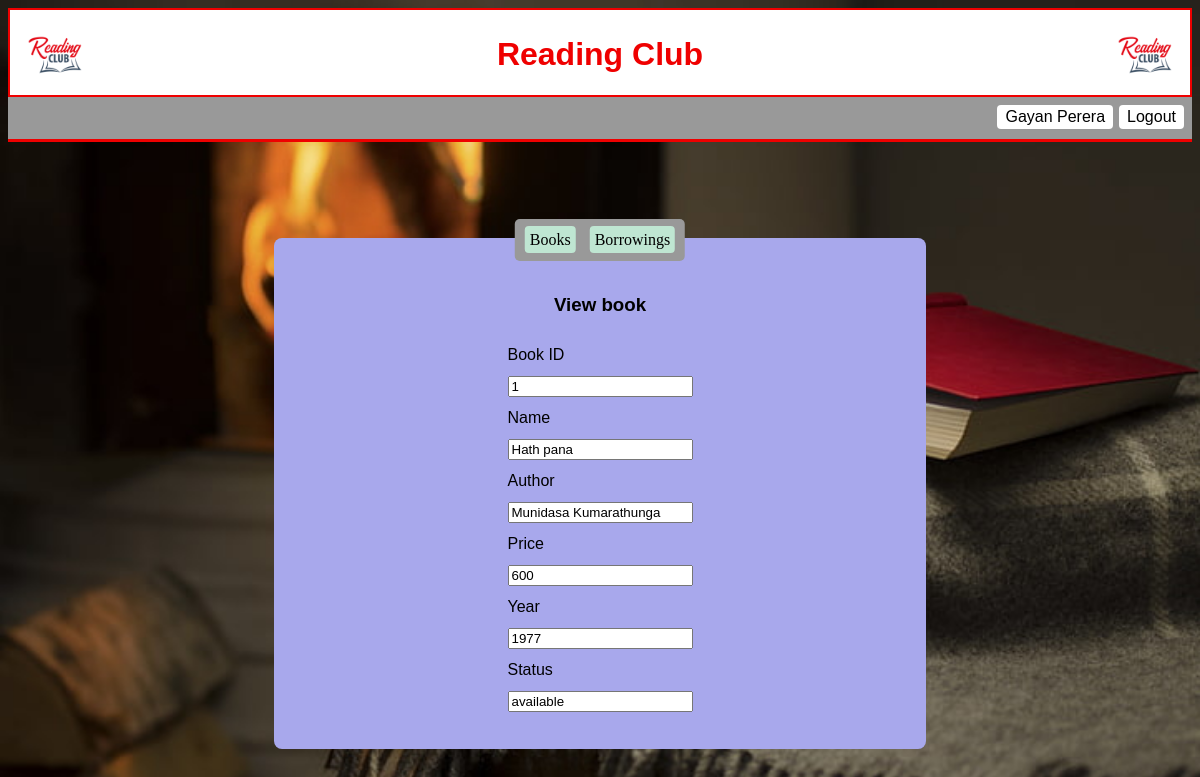
Page /member_view_book.php?bookID=1 (signed in) on the committed database.
### tables this page shows
CREATE TABLE `book` (
  `bookID` int(11) NOT NULL,
  `name` varchar(200) DEFAULT NULL,
  `author` varchar(200) DEFAULT NULL,
  `price` int(11) DEFAULT NULL,
  `year` int(11) DEFAULT NULL,
  `status` varchar(20) DEFAULT NULL
);

### member_view_book.php (the view, shortened to what this page needs)
<!DOCTYPE html>
<?php require_once 'php/db_connection.php' ?>
<html>
<head>
    <link rel="stylesheet" type="text/css" href="css/index.css">
    <?php
        $sql = "SELECT * FROM book WHERE bookID = ?";
        $stmt = $conn->prepare($sql);
        $bookID = $_GET["bookID"];
        $stmt->bind_param("i", $bookID);
        $stmt->execute();
        $result = $stmt->get_result();
        if (mysqli_num_rows($result) > 0) {
            $row = mysqli_fetch_assoc($result);
        } else {
            echo "0 results";
        }
    ?>
</head>
<body style="background-image: url('icon/member_home.jpg');background-repeat:no-repeat;background-attachment:fixed;background-size:cover;">
    <div class="container">
        <div class="top">
            <img src="./icon/logo.jpg" style="float:left;width:80px;">
            <img src="./icon/logo.jpg" style="float:right;width:80px;">
            <center><h1>Reading Club</h1></center>
        </div>
        <div class="mid">
            <a href="login.php">Logout</a>
            <a href="member_edit_self_profile.php"><?php echo $_SESSION["username"]; ?></a>
        </div>
        <div class="nav">
            <div class="nav-btn">
                <center>
                    <a href="member_books.php">Books</a>
                    <a href="member_borrowings.php">Borrowings</a>
                </center>
            </div>
        </div><br><br>
        <center>
            <div class="form-box">
                <form method="post" action="php/update_book.php">
                    <table>
                        <tr>
                            <td><center><h3>View book</h3></center></td>
                        </tr>
                        <tr>
                            <td>Book ID</td>
                        </tr>
                        <tr>
                            <td><input type="text" name="bookID" value="<?php echo $row["bookID"]; ?>" readonly /></td>
                        </tr>
                        <tr>
                            <td>Name</td>
                        </tr>
                        <tr>
                            <td><input type="text" name="name" value="<?php echo $row["name"]; ?>" /></td>
                        </tr>
                        <tr>
                            <td>Author</td>
                        </tr>
                        <tr>
                            <td><input type="text" name="author" value="<?php echo $row["author"]; ?>" /></td>
                        </tr>
                        <tr>
                            <td>Price</td>
                        </tr>
                        <tr>
                            <td><input type="number" name="price" step="1" min="1" value="<?php echo $row["price"]; ?>" /></td>
                        </tr>
                        <tr>
                            <td>Year</td>
                        </tr>
                        <tr>
                            <td><input type="number" name="year" step="1" min="0" value="<?php echo $row["year"]; ?>" /></td>
                        </tr>
                        <tr>
                            <td>Status</td>
                        </tr>
                        <tr>
                            <td><input type="text" name="status" value="<?php echo $row["status"]; ?>" /></td>
                        </tr>
                    </table>
                </form>
            </div>
        </center>
    </div>
</body>
</html>

### css/index.css (style rules this page uses)
.top { background-color:#ffffff; color:white; width:100%; height:89px; padding:5px; box-sizing:border-box; border:2px solid #ef0000; }
.top h1 { text-align:center; color:#ef0000; font-family:sans-serif; }
.mid { background-color:#999999; color:black; width:100%; height:45px; padding:5px; box-sizing:border-box; border-bottom-style:solid; border-bottom-color:#ef0000; font-family:sans-serif; }
.mid a { background-color:#ffffff; text-align:center; color:#000000; padding-top:3px; padding-bottom:3px; padding-left:8px; padding-right:8px; border-radius:4px; text-decoration:none; float:right; margin:3px; }
.container { width:100%; height:auto; background-color:66ff33; box-sizing:border-box; }
.nav { margin:10px; }
.nav a { padding:5px; background-color:#bfe6d2; color:#000000; text-decoration:none; margin:5px; border-radius:4px; }
.form-box { background-color:#a8a8ec; border-radius:8px; padding:30px; width:50%; margin:50px; font-family:sans-serif; }
.form-box td { padding:5px; }
.nav-btn { position: absolute; top: 30%; left: 50%; transform: translate(-50%, -50%); -ms-transform: translate(-50%, -50%); background-color: #999999; padding: 12px 5px; border: none; border-radius: 5px; }

### rows in the picture
book: bookID "1", name "Hath pana", author "Munidasa Kumarathunga", price "600", year "1977", status "available"

### other values in the picture
$_SESSION["username"] "Gayan Perera"
